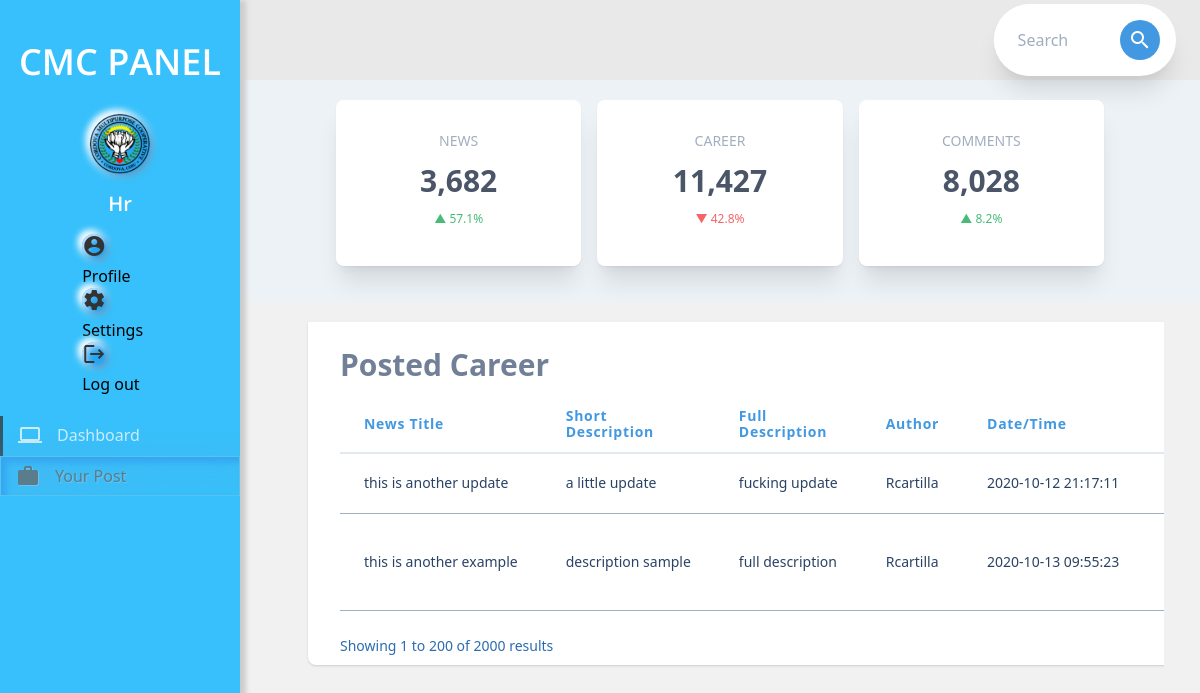
The page /cmc_admin/pages/mrdo/news_table.php (signed in) on the database its author committed.
### tables this page shows
CREATE TABLE `blog` (
  `news_id` int(11) NOT NULL,
  `news_title` varchar(31) NOT NULL,
  `news_short_description` text NOT NULL,
  `news_full_content` text NOT NULL,
  `news_author` varchar(120) NOT NULL,
  `news_published_on` datetime NOT NULL,
  `news_image` varchar(100) NOT NULL,
  `p_type` int(2) NOT NULL
);

### cmc_admin/pages/mrdo/news_table.php (the view, shortened to what this page needs)
<!DOCTYPE html>
<html lang="en">
<head>
<link rel="stylesheet" href="https://code.getmdl.io/1.3.0/material.blue-red.min.css">
<link rel="stylesheet" href="https://cdnjs.cloudflare.com/ajax/libs/tailwindcss/1.6.0/tailwind.min.css">
<link rel="stylesheet" href="../../assets/css/main.css">
</head>
<body>
  <section class="navigation">
    <p class="title">
      CMC PANEL
    </p>
    <div class="pic_container"><img class="profile-pic" src="../../assets/img/cmc.png" alt=""></div>
    <p class="name">
     <?php
    echo  $_SESSION['type'];
     ?>
   </p>
      <div class="function-wrapper">
      <a id="profile" class="function"><i class="material-icons">account_circle</i></a>
        <div class="mdl-tooltip" for="profile">
        Profile
        </div>
      <a id="settings" class="function"><i class="material-icons">settings</i></a>
        <div class="mdl-tooltip" for="settings">
        Settings
        </div>
      <a id="logout" href="../script/logout_script.php" class="function"><i class="material-icons">logout</i></a>
        <div class="mdl-tooltip" for="logout">
        Log out
        </div>
    </div>
    <div class="options-wrapper">
      <div class="panel-option " >
       <i class="material-icons">computer</i>
       <a href="home.php"><p>Dashboard</p></a>
      </div>
      <div class="panel-option active">
        <i class="material-icons">work</i>
        <a href="career_table.php"><p>Your Post</p></a>
      </div>
  </section>
<section class="page-content">
    <div class="header flex items-center">
      <div class="header__container">
      <div class="p-9 justify-end w-1/5">
  <div class="bg-white flex items-left rounded-full shadow-xl">
    <input class="rounded-l-full w-full py-4 px-6 text-gray-700 leading-tight focus:outline-none" id="search" type="text" placeholder="Search">
    <div class="p-4 ">
      <button class="bg-blue-500 text-white rounded-full hover:bg-blue-400 focus:outline-none w-10 h-10 flex items-center justify-center">
        <i class="material-icons">search</i>
      </button>
      </div>
    </div>
  </div>
      </div>
</div>
        <div class="content">
          <div class="statistic">
          <div class="bg-gray-200 flex items-center justify-center px-5 py-5">
        <div class="w-full max-w-3xl">
        <div class="-mx-2 md:flex">
            <div class="w-full md:w-1/3 px-2">
                <div class="rounded-lg shadow-sm mb-4">
                    <div class="rounded-lg bg-white shadow-lg md:shadow-xl relative overflow-hidden">
                        <div class="px-3 pt-8 pb-10 text-center relative z-10">
                            <h4 class="text-sm uppercase text-gray-500 leading-tight">News</h4>
                            <h3 class="text-3xl text-gray-700 font-semibold leading-tight my-3">3,682</h3>
                            <p class="text-xs text-green-500 leading-tight">▲ 57.1%</p>
                        </div>
                    </div>
                </div>
            </div>
            <div class="w-full md:w-1/3 px-2">
                <div class="rounded-lg shadow-sm mb-4">
                    <div class="rounded-lg bg-white shadow-lg md:shadow-xl relative overflow-hidden">
                        <div class="px-3 pt-8 pb-10 text-center relative z-10">
                            <h4 class="text-sm uppercase text-gray-500 leading-tight">Career</h4>
                            <h3 class="text-3xl text-gray-700 font-semibold leading-tight my-3">11,427</h3>
                            <p class="text-xs text-red-500 leading-tight">▼ 42.8%</p>
                        </div>
                    </div>
                </div>
            </div>
            <div class="w-full md:w-1/3 px-2">
                <div class="rounded-lg shadow-sm mb-4">
                    <div class="rounded-lg bg-white shadow-lg md:shadow-xl relative overflow-hidden">
                        <div class="px-3 pt-8 pb-10 text-center relative z-10">
                            <h4 class="text-sm uppercase text-gray-500 leading-tight">Comments</h4>
                            <h3 class="text-3xl text-gray-700 font-semibold leading-tight my-3">8,028</h3>
                            <p class="text-xs text-green-500 leading-tight">▲ 8.2%</p>
                        </div>
                    </div>
                </div>
            </div>
        </div>
      </div>
    </div>
</div>
<div class="lower__contents">
  <div class="lower__container flex items-center justify-center px-5 py-5">
  <div class="-my-2 py-2 overflow-x-auto sm:-mx-6 sm:px-6 lg:-mx-8 pr-10 lg:px-8">
                <div class="align-middle inline-block min-w-full shadow overflow-hidden bg-white shadow-dashboard px-8 pt-3 rounded-bl-lg rounded-br-lg">
                <h3 class="text-3xl text-gray-600 font-semibold leading-tight my-3">Posted Career</h3>
                <table class="min-w-full">
                        <thead>
                            <tr>
                                <th class="px-6 py-3 border-b-2 border-gray-300 text-left text-sm leading-4 text-blue-500 tracking-wider">News Title</th>
                                <th class="px-6 py-3 border-b-2 border-gray-300 text-left text-sm leading-4 text-blue-500 tracking-wider">Short Description</th>
                                <th class="px-6 py-3 border-b-2 border-gray-300 text-left text-sm leading-4 text-blue-500 tracking-wider">Full Description</th>
                                <th class="px-6 py-3 border-b-2 border-gray-300 text-left text-sm leading-4 text-blue-500 tracking-wider">Author</th>
                                <th class="px-6 py-3 border-b-2 border-gray-300 text-left text-sm leading-4 text-blue-500 tracking-wider">Date/Time</th>
                                <th class="px-6 py-3 border-b-2 border-gray-300 text-left text-sm leading-4 text-blue-500 tracking-wider">Image</th>
                            </tr>
                        </thead>
                        <tbody class="bg-white">
                        <?php
                include "../../../includes/connection.php";
                $sql= "SELECT * FROM blog";
                $stmt = $conn->prepare($sql);
                $stmt->execute();
                $resultSet = $stmt->get_result();
                $result = $resultSet->fetch_all();
                foreach($result as $row){    ?>
                                <tr>
                                    <td class="px-6 py-4 whitespace-no-wrap border-b border-gray-500">
                                        <div class="text-sm leading-5 text-blue-900"><?php echo $row[1]; ?></div>
                                    </td>
                                    <td class="px-6 py-4 whitespace-no-wrap border-b text-blue-900 border-gray-500 text-sm leading-5"><?php echo $row[2];?></td>
                                    <td class="px-6 py-4 whitespace-no-wrap border-b text-blue-900 border-gray-500 text-sm leading-5"><?php echo $row[3];?></td>
                                    <td class="px-6 py-4 whitespace-no-wrap border-b text-blue-900 border-gray-500 text-sm leading-5"><?php echo $row[4];?></td>
                                    <td class="px-6 py-4 whitespace-no-wrap border-b text-blue-900 border-gray-500 text-sm leading-5"><?php echo $row[5];?></td>
                                    <td class="px-6 py-4 whitespace-no-wrap border-b text-blue-900 border-gray-500 text-sm leading-5"><img src="../../../images/post_news/<?php echo $row[6];?>" alt=""></td>
                             </tr>
                <?php } ?>
                        </tbody>
                    </table>
                  <div class="sm:flex-1 sm:flex sm:items-center sm:justify-between mt-4 work-sans">
        <div>
            <p class="text-sm leading-5 text-blue-700">
                Showing
                <span class="font-medium">1</span>
                to
                <span class="font-medium">200</span>
                of
                <span class="font-medium">2000</span>
                results
            </p>
        </div>
    </div>
                </div>
            </div>
  </div>
</div>
</div>
</section>
</body>
</html>

### cmc_admin/assets/css/main.css (style rules this page uses)
:root { --primary-color: #fff; --secondary-color: #37c0fb; --darker-color: #555555; --darker-text-color: #c0c0c0; }
html, body, .page-content { background-color: #ecf0f1; overflow: hidden; }
.title { display: block; float: none; margin-top: 35px; text-align: center; font-family: "Open Sans", sans-serif; font-size: 36px; color: var(--primary-color); font-weight: 600; }
.name { display: block; float: none; margin-top: -10px; padding-bottom: 15px; text-align: center; font-family: "Open Sans", sans-serif; font-size: 2.5vmin; color: var(--primary-color); font-weight: 600; }
.navigation { width: 20%; height: 100%; position: fixed; left: 0px; top: 0px; background-color: var(--secondary-color); overflow: hidden; -moz-box-shadow: 3px 3px 5px 3px #ccc; -webkit-box-shadow: 3px 3px 5px 3px #ccc; box-shadow: 3px 3px 5px 3px #ccc; }
.profile-pic { width: 60px; height: 60px; border-radius: 100%; float: none; display: block; margin: 25px auto; pointer-events: none; background-color: rgb(39, 165, 238); filter: drop-shadow(3.4px 3.4px 3.4px rgb(77, 154, 206)) drop-shadow(-3.4px -3.4px 3.4px white); -webkit-filter: drop-shadow(3.4px 3.4px 3.4px rgb(77, 154, 206)) drop-shadow(-3.4px -3.4px 3.4px white); box-shadow: inset 4.3px 4.3px 7px rgb(191, 226, 252); }
.function-wrapper { margin-top: 0.5rem; width: 130px; float: none; display: block; margin: auto; padding-left: 1.7rem; }
.function { background-color: transparent; border: none; color: #333; transition: all ease-in-out 0.35s; outline: none; }
#profile, #settings, #logout { cursor: pointer; }
.options-wrapper { width: 100%; height: auto; max-height: auto; margin-top: 20px; overflow-x: hidden; overflow-y: auto; }
.panel-option { border-left: 3px solid #333; height: 40px; overflow: hidden; color: var(--primary-color); opacity: 0.75; cursor: pointer; }
.active { border-left-color: var(--primary-color); filter: unset; box-shadow: unset; filter: drop-shadow(3px 1px 18px rgb(57, 159, 218)); -webkit-filter: drop-shadow(3px 1px 18px rgb(92, 168, 219)); box-shadow: inset 5.3px 5.3px 7px rgb(51, 157, 238); border: 0.5px solid rgb(100, 195, 233); color: #666; text-shadow: 1px 1px 1px rgb(129, 196, 235); }
.panel-option .material-icons { margin-left: 15px; margin-top: 7px; float: left; }
a.function i { border-radius: 50%; background-color: rgb(39, 165, 238); filter: drop-shadow(3.4px 3.4px 3.4px rgb(77, 154, 206)) drop-shadow(-3.4px -3.4px 3.4px white); -webkit-filter: drop-shadow(3.4px 3.4px 3.4px rgb(77, 154, 206)) drop-shadow(-3.4px -3.4px 3.4px white); box-shadow: inset 4.3px 4.3px 7px rgb(191, 226, 252); }
.panel-option p { margin-left: 15px; margin-top: 7px; float: left; font-size: 2vmin; }
.page-content { background-color: #fff; width: 80%; height: 100vh; float: right; overflow-x: hidden; }
.header { width: 100%; height: 80px; background-color: rgb(233, 233, 233); }
.content { background-color: rgb(241, 241, 241); width: 100%; height: 100%; margin-top: 0px; overflow-x: hidden; overflow-y: scroll; }
.lower__container { width: 90%; height: 100%; margin: auto; }
.header__container { width: 95%; margin: auto; }
.justify-end { float: right; }

### rows shown on the page
blog: news_title "this is another update", news_short_description "a little update", news_full_content "fucking update", news_author "Rcartilla", news_published_on "2020-10-12 21:17:11"
blog: news_title "this is another example", news_short_description "description sample", news_full_content "full description", news_author "Rcartilla", news_published_on "2020-10-13 09:55:23"

### other values the page prints
$_SESSION['type'] "Hr"
